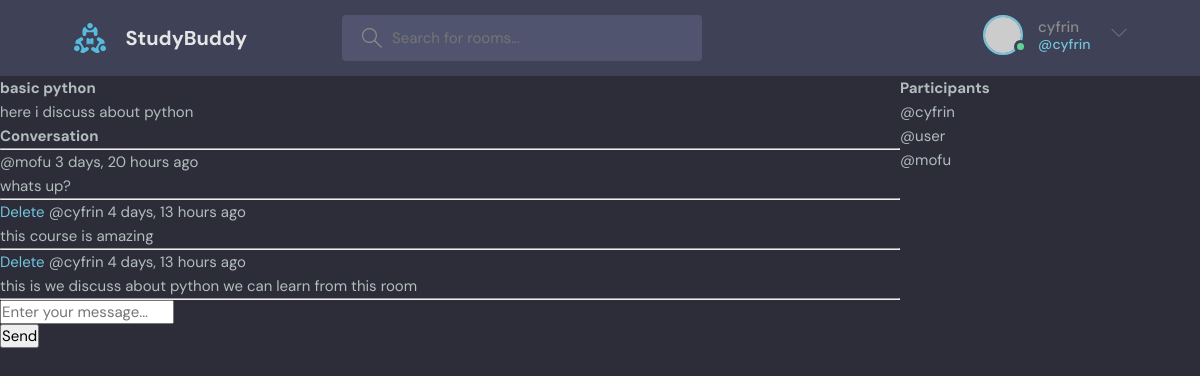
Screenshot of /view/9/ (signed in) with the database file from the repository.
### base/models.py (models this page shows, shortened)
class Room(models.Model):
    host=models.ForeignKey(User, on_delete=models.CASCADE, null=True)
    topic=models.ForeignKey(Topic, on_delete=models.SET_NULL, null=True)
    name=models.CharField(max_length=200)
    description=models.TextField(null=True, blank=True)
    participants= models.ManyToManyField(User, related_name='participants', blank=True)
    updated=models.DateTimeField(auto_now=True)
    created=models.DateTimeField(auto_now_add=True)
    class Meta:
        ordering=['-updated', '-created']

class Message(models.Model):
     user=models.ForeignKey(User, on_delete=models.CASCADE)
     room=models.ForeignKey(Room, on_delete=models.CASCADE)
     body=models.TextField()
     updated=models.DateTimeField(auto_now=True)
     created=models.DateTimeField(auto_now_add=True)
     class Meta:
        ordering=['-updated', '-created']

### base/views.py (the view, shortened to what this page needs)
# urls.py: path('view/<str:pk>/', views.view, name='view'),
def view(request, pk):
    room=Room.objects.get(id=pk)
    room_messages = room.message_set.all()
    participants= room.participants.all()
    context= {'room':room, 'room_messages':room_messages, 'participants':participants}
    return render(request, 'base/room.html',context)

### base/templates/base/room.html (shortened to what this page needs)
{% extends 'main.html' %} {% block content %}
<div class="room-container">
  <div>
    <h1>{{room.name}}</h1>
    <p>{{room.description}}</p>
    <div class="comment-wrapper">
      <h3>Conversation</h3>
      <hr />
      {% for message in room_messages %}
      <div>
        {% if request.user == message.user %}
        <a href="{% url 'delete-message' message.id %}">Delete</a>
        {% endif %}
        <small>@{{message.user}} {{message.created|timesince}} ago</small>
        <p>{{message.body}}</p>
        <hr />
      </div>
      {% endfor %}
    </div>
    {%if request.user.is_authenticated%}
    <div class="comment-form">
      <form method="POST" action="">
        <p>
          <input type="text" name="body" placeholder="Enter your message..." />
        </p>
        <input type="submit" value="Send" />
      </form>
    </div>
    {% endif %}
  </div>
  <div>
    <h3>Participants</h3>
    {% for part in participants %}
    <p>@{{part.username}}</p>
    {% endfor %}
  </div>
</div>
{% endblock %}

### templates/navbar.html (shortened to what this page needs)
{%load static%}
<header class="header header--loggedIn">
      <div class="container">
        <a href="{%url 'home'%}" class="header__logo">
          <img src="{% static 'images/logo.svg' %}" />
          <h1>StudyBuddy</h1>
        </a>
        <form class="header__search" method="GET" action="{% url 'home' %}">
          <label>
            <input placeholder="Search for rooms..." name="q" />
          </label>
        </form>
        <nav class="header__menu">
         {% if request.user.is_authenticated %}
          <div class="header__user">
            <a href="profile.html">
              <div class="avatar avatar--medium active">
                <img src="https://randomuser.me/api/portraits/men/37.jpg" />
              </div>
              <p>{{request.user.username}} <span>@{{request.user.username}}</span></p>
            </a>
            <button class="dropdown-button">
              <svg
                version="1.1"
                xmlns="http://www.w3.org/2000/svg"
                width="32"
                height="32"
                viewBox="0 0 32 32"
              >
                <title>chevron-down</title>
                <path d="M16 21l-13-13h-3l16 16 16-16h-3l-13 13z"></path>
              </svg>
            </button>
          </div>
          {% else %}
          <a href="{% url 'login' %}">
            <img src="{% static 'images/avatar.svg' %}" />
            <p>Login</p>
          </a>
            {% endif %}
        </nav>
      </div>
    </header>

### static/styles/style.css (style rules this page uses)
:root { --color-main: #71c6dd; --color-main-light: #e1f6fb; --color-dark: #3f4156; --color-dark-medium: #51546e; --color-dark-light: #696d97; --color-light: #e5e5e5; --color-gray: #8b8b8b; --color-light-gray: #b2bdbd; --color-bg: #2d2d39; --color-success: #5dd693; --color-error: #fc4b0b; }
* { font-family: "DM Sans", -apple-system, BlinkMacSystemFont, "Segoe UI", Roboto, Oxygen, Ubuntu, Cantarell, "Open Sans", "Helvetica Neue", sans-serif; margin: 0; padding: 0; box-sizing: border-box; text-rendering: optimizeLegibility; font-size: inherit; }
html { font-size: 56.25%; }
@media only screen and (min-width: 1200px) { html { font-size: 62.5%; } }
body { line-height: 1.6; font-weight: 400; font-size: 1.5rem; color: var(--color-light-gray); background-color: var(--color-bg); min-height: 100vh; }
img { width: 100%; }
a { display: inline-block; color: var(--color-main); text-decoration: none; }
.container { max-width: 120rem; width: 90%; margin: auto; }
.avatar { position: relative; display: inline-block; border-radius: 50%; border: 2px solid var(--color-main); }
.avatar img { display: block; border-radius: 50%; object-fit: cover; object-position: center; }
.avatar::after { content: ""; display: block; position: absolute; background-color: var(--color-gray); z-index: 111; border-radius: 50%; border: 0.3rem solid var(--color-dark); }
.avatar.active::after { background-color: var(--color-success); }
.avatar.avatar--medium img { width: 3.6rem; height: 3.6rem; border-radius: 50%; }
.avatar.avatar--medium:after { width: 0.7rem; height: 0.7rem; bottom: 0px; right: -6px; }
.header { padding: 1.5rem; background-color: var(--color-dark); }
.header > .container { display: flex; gap: 9.5rem; }
.header__logo, .header__user { display: flex; gap: 2rem; align-items: center; }
.header__logo > img { height: 3.2rem; width: 3.2rem; }
.header__logo > h1 { font-weight: 700; font-size: 2rem; color: var(--color-light); }
.header__search > label { background-color: var(--color-dark-medium); padding: 1.3rem 1rem; display: flex; align-items: center; gap: 1rem; border-radius: 4px; }
.header__search svg { fill: var(--color-gray); width: 2rem; height: 2rem; margin-left: 1rem; }
.header__search input { width: 30rem; background: transparent; border: none; outline: none; color: var(--color-light); }
.header__menu { margin-left: auto; position: relative; }
.header__menu a { display: flex; gap: 1.5rem; align-items: center; font-weight: 500; text-decoration: none; color: var(--color-gray); }
.header__menu img { height: 3.6rem; }
.header__menu p { line-height: 1.2; }
.header__menu span { color: var(--color-main); font-weight: 500; font-size: 1.4rem; display: block; }
.header__menu svg { width: 1.6rem; height: 1.6rem; fill: var(--color-dark-light); }
.dropdown-button { background: transparent; border: 0; outline: 0; cursor: pointer; }

### base/templates/base/room.html (style rules this page uses)
.room-container { display: grid; grid-template-columns: 3fr 1fr; }

### rows the page displays
Room: name "basic python", description "here i discuss about python"
Message: user "mofu", created "3 days, 20 hours", body "whats up?"
Message: shows "Delete", user "cyfrin", created "4 days, 13 hours", body "this course is amazing"
Message: shows "Delete", user "cyfrin", created "4 days, 13 hours", body "this is we discuss about python we can learn from this room"

### other values shown
{{ request.user.username }} "cyfrin"
{{ part.username }} "cyfrin"
{{ part.username }} "user"
{{ part.username }} "mofu"
